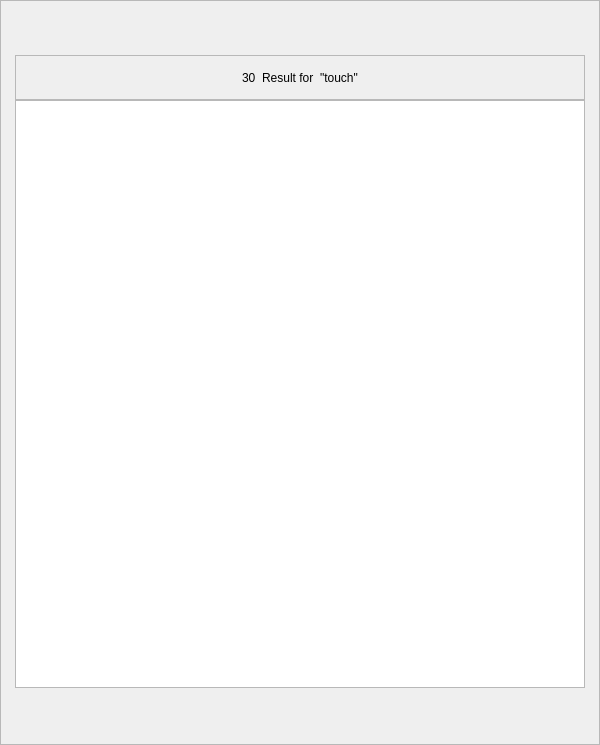
<?xml version="1.0" encoding="UTF-8"?>
<ui version="4.0">
 <class>bqSearch</class>
 <widget class="QWidget" name="bqSearch">
  <property name="geometry">
   <rect>
    <x>0</x>
    <y>0</y>
    <width>600</width>
    <height>745</height>
   </rect>
  </property>
  <property name="minimumSize">
   <size>
    <width>600</width>
    <height>745</height>
   </size>
  </property>
  <property name="maximumSize">
   <size>
    <width>600</width>
    <height>745</height>
   </size>
  </property>
  <property name="focusPolicy">
   <enum>Qt::StrongFocus</enum>
  </property>
  <property name="windowTitle">
   <string>Form</string>
  </property>
  <property name="styleSheet">
   <string notr="true">position:absolute;
top:0px;
right:0px;
width:22px;
height:41px;</string>
  </property>
  <widget class="QFrame" name="content">
   <property name="geometry">
    <rect>
     <x>0</x>
     <y>0</y>
     <width>600</width>
     <height>745</height>
    </rect>
   </property>
   <property name="minimumSize">
    <size>
     <width>600</width>
     <height>745</height>
    </size>
   </property>
   <property name="maximumSize">
    <size>
     <width>600</width>
     <height>745</height>
    </size>
   </property>
   <property name="styleSheet">
    <string notr="true"/>
   </property>
   <property name="frameShape">
    <enum>QFrame::StyledPanel</enum>
   </property>
   <property name="frameShadow">
    <enum>QFrame::Raised</enum>
   </property>
   <widget class="bqSearchForm" name="searchForm" native="true">
    <property name="geometry">
     <rect>
      <x>15</x>
      <y>0</y>
      <width>570</width>
      <height>55</height>
     </rect>
    </property>
    <property name="minimumSize">
     <size>
      <width>0</width>
      <height>55</height>
     </size>
    </property>
    <property name="maximumSize">
     <size>
      <width>16777215</width>
      <height>55</height>
     </size>
    </property>
    <property name="styleSheet">
     <string notr="true"/>
    </property>
   </widget>
   <widget class="QFrame" name="totalResultsCont">
    <property name="geometry">
     <rect>
      <x>15</x>
      <y>55</y>
      <width>570</width>
      <height>45</height>
     </rect>
    </property>
    <property name="minimumSize">
     <size>
      <width>0</width>
      <height>45</height>
     </size>
    </property>
    <property name="maximumSize">
     <size>
      <width>16777215</width>
      <height>45</height>
     </size>
    </property>
    <property name="frameShape">
     <enum>QFrame::StyledPanel</enum>
    </property>
    <property name="frameShadow">
     <enum>QFrame::Raised</enum>
    </property>
    <layout class="QHBoxLayout" name="horizontalLayout">
     <property name="spacing">
      <number>3</number>
     </property>
     <property name="margin">
      <number>0</number>
     </property>
     <item>
      <spacer name="horizontalSpacer">
       <property name="orientation">
        <enum>Qt::Horizontal</enum>
       </property>
       <property name="sizeHint" stdset="0">
        <size>
         <width>40</width>
         <height>20</height>
        </size>
       </property>
      </spacer>
     </item>
     <item>
      <widget class="QLabel" name="totalResultsValue">
       <property name="text">
        <string>30 </string>
       </property>
       <property name="alignment">
        <set>Qt::AlignLeading|Qt::AlignLeft|Qt::AlignVCenter</set>
       </property>
      </widget>
     </item>
     <item>
      <widget class="QLabel" name="totalResultsText">
       <property name="text">
        <string>Result for </string>
       </property>
      </widget>
     </item>
     <item>
      <widget class="QLabel" name="totalResultsWord">
       <property name="text">
        <string>&quot;touch&quot;</string>
       </property>
      </widget>
     </item>
     <item>
      <spacer name="horizontalSpacer_2">
       <property name="orientation">
        <enum>Qt::Horizontal</enum>
       </property>
       <property name="sizeHint" stdset="0">
        <size>
         <width>40</width>
         <height>20</height>
        </size>
       </property>
      </spacer>
     </item>
    </layout>
   </widget>
   <widget class="QTableView" name="searchResults">
    <property name="geometry">
     <rect>
      <x>15</x>
      <y>100</y>
      <width>570</width>
      <height>588</height>
     </rect>
    </property>
    <property name="minimumSize">
     <size>
      <width>0</width>
      <height>588</height>
     </size>
    </property>
    <property name="maximumSize">
     <size>
      <width>16777215</width>
      <height>588</height>
     </size>
    </property>
    <property name="focusPolicy">
     <enum>Qt::NoFocus</enum>
    </property>
    <property name="verticalScrollBarPolicy">
     <enum>Qt::ScrollBarAlwaysOff</enum>
    </property>
    <property name="horizontalScrollBarPolicy">
     <enum>Qt::ScrollBarAlwaysOff</enum>
    </property>
    <property name="showDropIndicator" stdset="0">
     <bool>false</bool>
    </property>
    <property name="dragDropOverwriteMode">
     <bool>false</bool>
    </property>
    <property name="selectionMode">
     <enum>QAbstractItemView::SingleSelection</enum>
    </property>
    <property name="selectionBehavior">
     <enum>QAbstractItemView::SelectRows</enum>
    </property>
    <property name="showGrid">
     <bool>false</bool>
    </property>
    <property name="cornerButtonEnabled">
     <bool>false</bool>
    </property>
    <attribute name="horizontalHeaderVisible">
     <bool>false</bool>
    </attribute>
    <attribute name="horizontalHeaderHighlightSections">
     <bool>false</bool>
    </attribute>
    <attribute name="verticalHeaderVisible">
     <bool>false</bool>
    </attribute>
    <attribute name="verticalHeaderHighlightSections">
     <bool>false</bool>
    </attribute>
   </widget>
   <widget class="bqVerticalPageHandler" name="VerticalPager" native="true">
    <property name="geometry">
     <rect>
      <x>15</x>
      <y>690</y>
      <width>566</width>
      <height>55</height>
     </rect>
    </property>
    <property name="minimumSize">
     <size>
      <width>0</width>
      <height>55</height>
     </size>
    </property>
    <property name="maximumSize">
     <size>
      <width>16777215</width>
      <height>55</height>
     </size>
    </property>
   </widget>
  </widget>
 </widget>
 <customwidgets>
  <customwidget>
   <class>bqVerticalPageHandler</class>
   <extends>QWidget</extends>
   <header>bqVerticalPageHandler.h</header>
   <container>1</container>
  </customwidget>
  <customwidget>
   <class>bqSearchForm</class>
   <extends>QWidget</extends>
   <header location="global">bqSearchForm.h</header>
   <container>1</container>
  </customwidget>
 </customwidgets>
 <resources>
  <include location="../ElfViewer.qrc"/>
 </resources>
 <connections/>
</ui>
